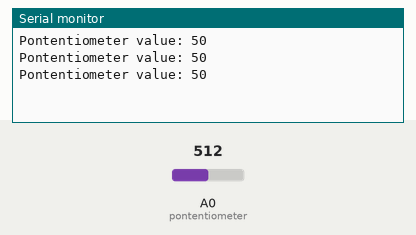
Simulated run of this sketch. Board: Arduino Uno, built with avr-gcc and run on an emulated ATmega328P. Parts: the last lines printed to the serial monitor. The inputs (shaded band) are chosen by the test bench; at power-on: A0 (pontentiometer) = 512.

Above: at 1.3 s.
1.4 s: A0 (pontentiometer) set to 716
At 1.9 s:
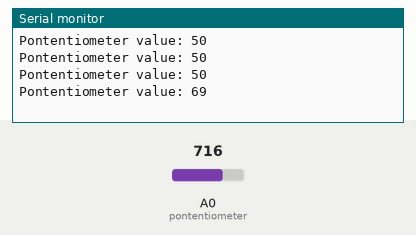
2.9 s: A0 (pontentiometer) set to 900
At 3.4 s:
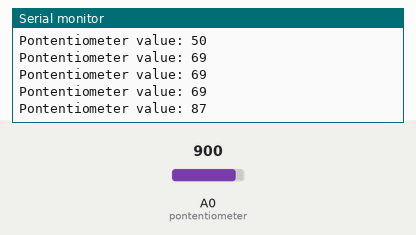
Timing chart, 0 to 5.9 s (numbered marks = the images above; inputs shaded):
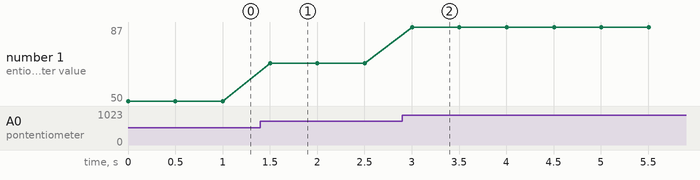

The sketch:

PruebaDelPontenciometro.ino
```cpp
#include <avr/sleep.h>
int pontentiometer = A0; //lo conecte al pin A0
void setup(){

    Serial.begin(9600); // la velocidad de la comunicacion
    pinMode(pontentiometer, INPUT);
}

void loop(){

    int sensor_value = analogRead(pontentiometer);
    int value = map(sensor_value, 0, 1023, 0, 100); //Mapea desde 0, 1023 a 0, 100
    Serial.print("Pontentiometer value: ");
    Serial.println(value);
    delay(500); //Se mostrara cada 1/2 segundo
}

void stop() {
  set_sleep_mode(SLEEP_MODE_PWR_DOWN); // Configura el modo de sueño como SLEEP_MODE_PWR_DOWN
  sleep_enable(); // Habilita el modo de sueño
  noInterrupts(); // Deshabilita las interrupciones, la CPU no se despertará por ninguna interrupción
  sleep_cpu(); // Pone la CPU en modo de bajo consumo de energía
}
```

Measured:
- after the input at 1.4 s, the serial monitor: prints a new line after 0.10 s (image 1)
- after the input at 2.9 s, the serial monitor: prints a new line after 0.10 s (image 2)
- plotted number 1: 50 → 69 after the input at 1.4 s, 69 → 87 after the input at 2.9 s
